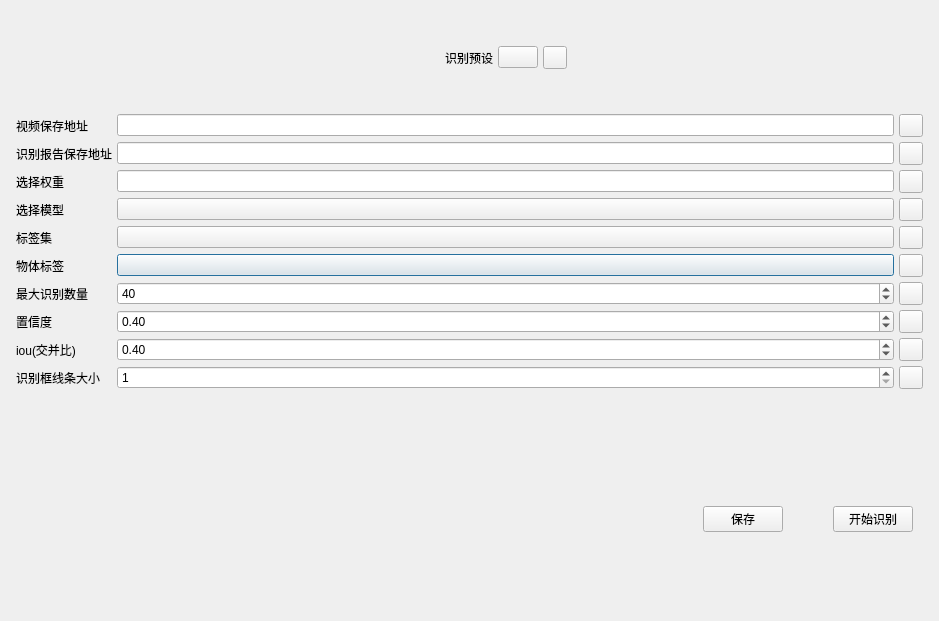
<?xml version="1.0" encoding="UTF-8"?>
<ui version="4.0">
 <class>model_settings</class>
 <widget class="QDialog" name="model_settings">
  <property name="geometry">
   <rect>
    <x>0</x>
    <y>0</y>
    <width>939</width>
    <height>621</height>
   </rect>
  </property>
  <property name="windowTitle">
   <string>Dialog</string>
  </property>
  <layout class="QGridLayout" name="gridLayout">
   <item row="1" column="0">
    <layout class="QVBoxLayout" name="verticalLayout" stretch="0,0,0">
     <property name="spacing">
      <number>5</number>
     </property>
     <property name="leftMargin">
      <number>5</number>
     </property>
     <property name="topMargin">
      <number>5</number>
     </property>
     <property name="rightMargin">
      <number>5</number>
     </property>
     <property name="bottomMargin">
      <number>5</number>
     </property>
     <item>
      <spacer name="verticalSpacer">
       <property name="orientation">
        <enum>Qt::Vertical</enum>
       </property>
       <property name="sizeType">
        <enum>QSizePolicy::Fixed</enum>
       </property>
       <property name="sizeHint" stdset="0">
        <size>
         <width>20</width>
         <height>30</height>
        </size>
       </property>
      </spacer>
     </item>
     <item>
      <layout class="QGridLayout" name="gridLayout_3">
       <item row="15" column="2">
        <spacer name="verticalSpacer_3">
         <property name="orientation">
          <enum>Qt::Vertical</enum>
         </property>
         <property name="sizeType">
          <enum>QSizePolicy::Fixed</enum>
         </property>
         <property name="sizeHint" stdset="0">
          <size>
           <width>20</width>
           <height>40</height>
          </size>
         </property>
        </spacer>
       </item>
       <item row="5" column="4">
        <widget class="ToolButton" name="pdf_button"/>
       </item>
       <item row="7" column="0">
        <widget class="CaptionLabel" name="label_3">
         <property name="text">
          <string>选择模型</string>
         </property>
        </widget>
       </item>
       <item row="6" column="4">
        <widget class="ToolButton" name="pt_select_button"/>
       </item>
       <item row="10" column="2">
        <widget class="CompactSpinBox" name="max_size_comboBox">
         <property name="maximum">
          <number>100</number>
         </property>
         <property name="singleStep">
          <number>10</number>
         </property>
         <property name="value">
          <number>40</number>
         </property>
        </widget>
       </item>
       <item row="11" column="0">
        <widget class="CaptionLabel" name="label_8">
         <property name="text">
          <string>置信度</string>
         </property>
        </widget>
       </item>
       <item row="5" column="2">
        <widget class="LineEdit" name="pdf_save_path"/>
       </item>
       <item row="11" column="2">
        <widget class="CompactDoubleSpinBox" name="conf_doubleSpinBox">
         <property name="maximum">
          <double>1.000000000000000</double>
         </property>
         <property name="singleStep">
          <double>0.010000000000000</double>
         </property>
         <property name="value">
          <double>0.400000000000000</double>
         </property>
        </widget>
       </item>
       <item row="8" column="0">
        <widget class="CaptionLabel" name="label_4">
         <property name="text">
          <string>标签集</string>
         </property>
        </widget>
       </item>
       <item row="4" column="4">
        <widget class="ToolButton" name="save_address_button"/>
       </item>
       <item row="12" column="0">
        <widget class="CaptionLabel" name="label_9">
         <property name="text">
          <string>iou(交并比)</string>
         </property>
        </widget>
       </item>
       <item row="12" column="4">
        <widget class="ToolButton" name="iou"/>
       </item>
       <item row="2" column="2">
        <spacer name="verticalSpacer_2">
         <property name="orientation">
          <enum>Qt::Vertical</enum>
         </property>
         <property name="sizeType">
          <enum>QSizePolicy::Fixed</enum>
         </property>
         <property name="sizeHint" stdset="0">
          <size>
           <width>20</width>
           <height>40</height>
          </size>
         </property>
        </spacer>
       </item>
       <item row="6" column="2">
        <widget class="LineEdit" name="pt_edit"/>
       </item>
       <item row="9" column="2">
        <widget class="ComboBox" name="object_combox"/>
       </item>
       <item row="4" column="0">
        <widget class="CaptionLabel" name="label">
         <property name="text">
          <string>视频保存地址</string>
         </property>
        </widget>
       </item>
       <item row="4" column="2">
        <widget class="LineEdit" name="save_address_edit"/>
       </item>
       <item row="5" column="0">
        <widget class="CaptionLabel" name="label_5">
         <property name="text">
          <string>识别报告保存地址</string>
         </property>
        </widget>
       </item>
       <item row="14" column="4">
        <widget class="ToolButton" name="line_thickness_button"/>
       </item>
       <item row="9" column="0">
        <widget class="CaptionLabel" name="CaptionLabel">
         <property name="text">
          <string>物体标签</string>
         </property>
        </widget>
       </item>
       <item row="14" column="2">
        <widget class="CompactSpinBox" name="line_thickness">
         <property name="minimum">
          <number>1</number>
         </property>
         <property name="maximum">
          <number>10</number>
         </property>
        </widget>
       </item>
       <item row="11" column="4">
        <widget class="ToolButton" name="conf"/>
       </item>
       <item row="10" column="4">
        <widget class="ToolButton" name="max_size"/>
       </item>
       <item row="0" column="2">
        <layout class="QHBoxLayout" name="horizontalLayout_2">
         <item>
          <spacer name="horizontalSpacer">
           <property name="orientation">
            <enum>Qt::Horizontal</enum>
           </property>
           <property name="sizeHint" stdset="0">
            <size>
             <width>40</width>
             <height>20</height>
            </size>
           </property>
          </spacer>
         </item>
         <item>
          <widget class="SubtitleLabel" name="SubtitleLabel">
           <property name="text">
            <string>识别预设</string>
           </property>
          </widget>
         </item>
         <item>
          <widget class="ComboBox" name="define_conbox"/>
         </item>
         <item>
          <widget class="ToolButton" name="preinf"/>
         </item>
         <item>
          <spacer name="horizontalSpacer_2">
           <property name="orientation">
            <enum>Qt::Horizontal</enum>
           </property>
           <property name="sizeHint" stdset="0">
            <size>
             <width>40</width>
             <height>20</height>
            </size>
           </property>
          </spacer>
         </item>
        </layout>
       </item>
       <item row="12" column="2">
        <widget class="CompactDoubleSpinBox" name="iou_doubleSpinBox">
         <property name="maximum">
          <double>1.000000000000000</double>
         </property>
         <property name="singleStep">
          <double>0.010000000000000</double>
         </property>
         <property name="stepType">
          <enum>QAbstractSpinBox::AdaptiveDecimalStepType</enum>
         </property>
         <property name="value">
          <double>0.400000000000000</double>
         </property>
        </widget>
       </item>
       <item row="14" column="0">
        <widget class="CaptionLabel" name="label_10">
         <property name="text">
          <string>识别框线条大小</string>
         </property>
        </widget>
       </item>
       <item row="8" column="2">
        <widget class="ComboBox" name="label_combox"/>
       </item>
       <item row="7" column="4">
        <widget class="ToolButton" name="model_select_button"/>
       </item>
       <item row="7" column="2">
        <widget class="ComboBox" name="model_combox"/>
       </item>
       <item row="6" column="0">
        <widget class="CaptionLabel" name="label_2">
         <property name="text">
          <string>选择权重</string>
         </property>
        </widget>
       </item>
       <item row="8" column="4">
        <widget class="ToolButton" name="labels_select_button"/>
       </item>
       <item row="10" column="0">
        <widget class="CaptionLabel" name="label_7">
         <property name="text">
          <string>最大识别数量</string>
         </property>
        </widget>
       </item>
       <item row="9" column="4">
        <widget class="ToolButton" name="object_button"/>
       </item>
      </layout>
     </item>
     <item>
      <widget class="QWidget" name="widget" native="true">
       <layout class="QGridLayout" name="gridLayout_2">
        <property name="leftMargin">
         <number>0</number>
        </property>
        <property name="topMargin">
         <number>0</number>
        </property>
        <property name="rightMargin">
         <number>0</number>
        </property>
        <property name="bottomMargin">
         <number>0</number>
        </property>
        <property name="spacing">
         <number>0</number>
        </property>
        <item row="0" column="0">
         <layout class="QHBoxLayout" name="horizontalLayout_5">
          <property name="spacing">
           <number>50</number>
          </property>
          <property name="leftMargin">
           <number>10</number>
          </property>
          <property name="rightMargin">
           <number>10</number>
          </property>
          <item>
           <widget class="QLabel" name="label_6">
            <property name="sizePolicy">
             <sizepolicy hsizetype="Expanding" vsizetype="Preferred">
              <horstretch>0</horstretch>
              <verstretch>0</verstretch>
             </sizepolicy>
            </property>
            <property name="text">
             <string/>
            </property>
           </widget>
          </item>
          <item>
           <widget class="PushButton" name="save_button">
            <property name="text">
             <string>保存</string>
            </property>
           </widget>
          </item>
          <item>
           <widget class="PushButton" name="begin">
            <property name="text">
             <string>开始识别</string>
            </property>
           </widget>
          </item>
         </layout>
        </item>
       </layout>
      </widget>
     </item>
    </layout>
   </item>
  </layout>
 </widget>
 <customwidgets>
  <customwidget>
   <class>ComboBox</class>
   <extends>QPushButton</extends>
   <header>qfluentwidgets</header>
  </customwidget>
  <customwidget>
   <class>PushButton</class>
   <extends>QPushButton</extends>
   <header>qfluentwidgets</header>
  </customwidget>
  <customwidget>
   <class>ToolButton</class>
   <extends>QToolButton</extends>
   <header>qfluentwidgets</header>
  </customwidget>
  <customwidget>
   <class>CaptionLabel</class>
   <extends>QLabel</extends>
   <header>qfluentwidgets</header>
  </customwidget>
  <customwidget>
   <class>SubtitleLabel</class>
   <extends>QLabel</extends>
   <header>qfluentwidgets</header>
  </customwidget>
  <customwidget>
   <class>LineEdit</class>
   <extends>QLineEdit</extends>
   <header>qfluentwidgets</header>
  </customwidget>
  <customwidget>
   <class>CompactSpinBox</class>
   <extends>QSpinBox</extends>
   <header>qfluentwidgets</header>
  </customwidget>
  <customwidget>
   <class>CompactDoubleSpinBox</class>
   <extends>QDoubleSpinBox</extends>
   <header>qfluentwidgets</header>
  </customwidget>
 </customwidgets>
 <resources/>
 <connections/>
</ui>
